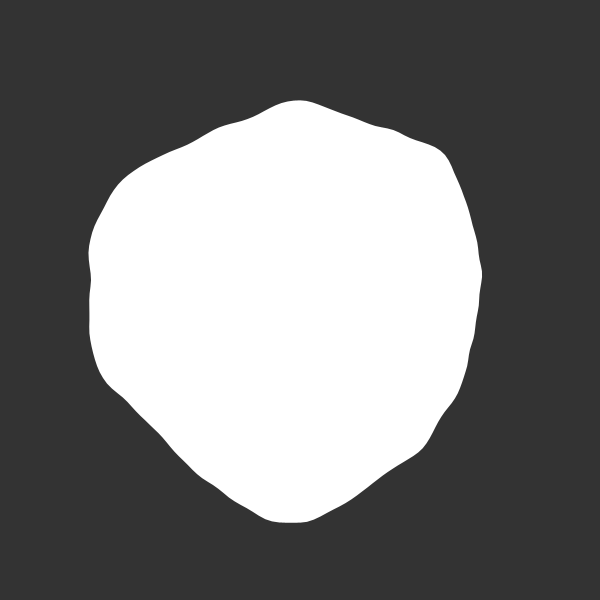
Frame 1 (no input)
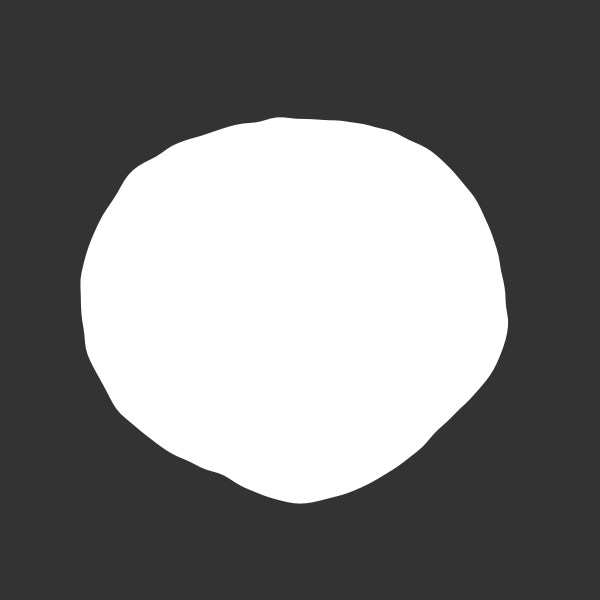
Frame 60 (the mouse pressed at the canvas centre just before this capture)
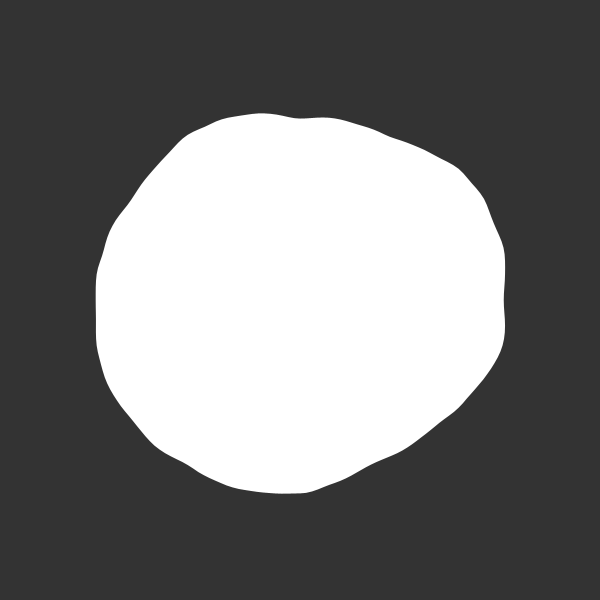
Frame 120 (the mouse held since frame 60 and released just before this capture)

The Processing sketch that drew these frames (run headless with seeded random() and noise(); from frame 60 on, the mouse is pressed at the canvas centre):

// Processing sketch: C36_Blobby
// ── C36_Blobby.pde
float r;
int res = 200;
float wobble = 1/5.0;

void setup() {
  size(600, 600);
  r = 1/3.0 * min(width, height);
}





float t = 0;
void draw() {
  translate(width/2, height/2);

  background(51);
  noStroke();
  fill(255);

  beginShape();
  for (int s = 0; s < res; s++) {
    float angle = s * TWO_PI/res;
    float cr = r + map(noise(cos(angle) + 1, sin(angle) + 1, t), 0, 1, -r*wobble, r*wobble);
    float x = cr * cos(angle);
    float y = cr * sin(angle);
    vertex(x, y);
  }
  endShape();
  
  t += 0.01;
}
